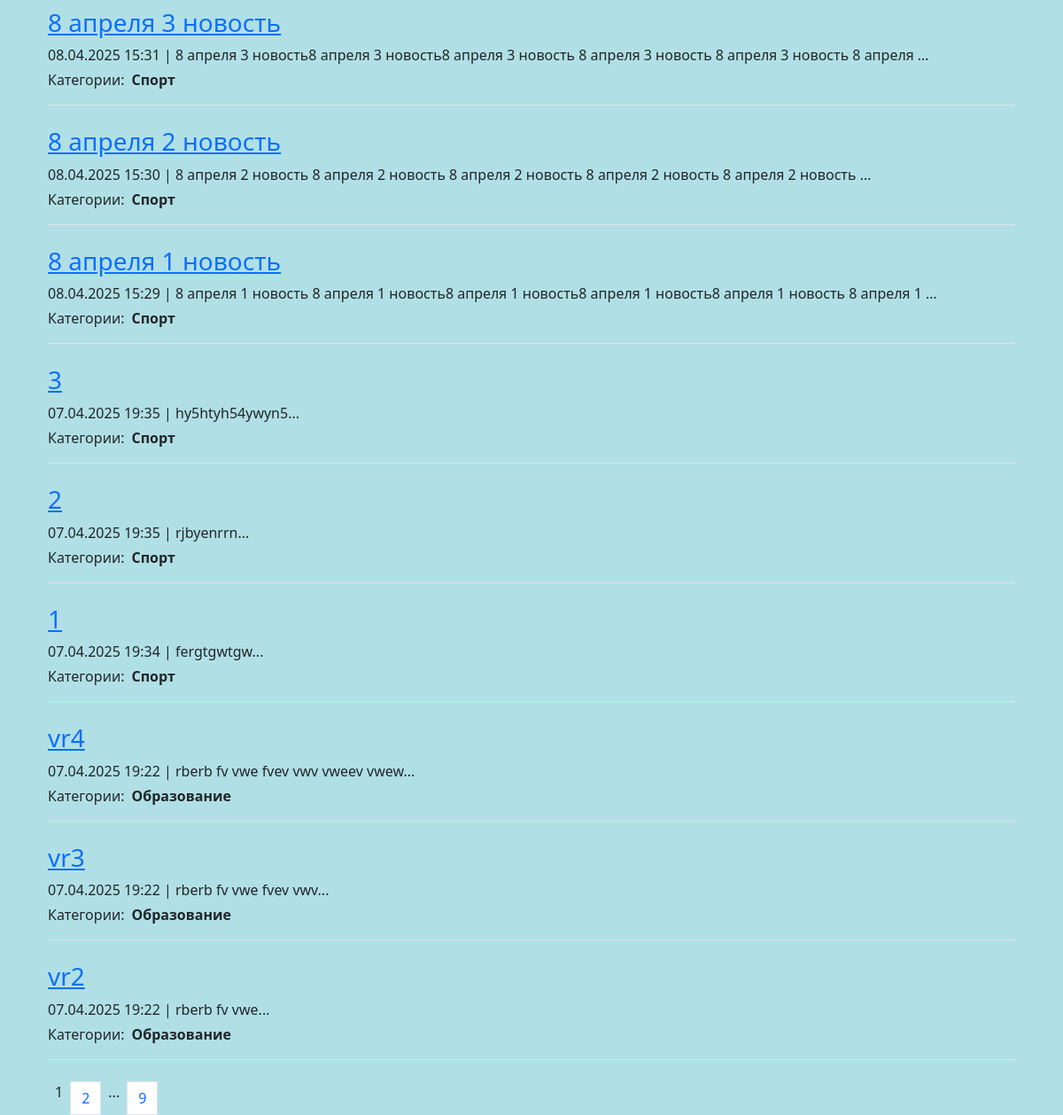
/ (lower part), run on an earlier commit of the app's database.
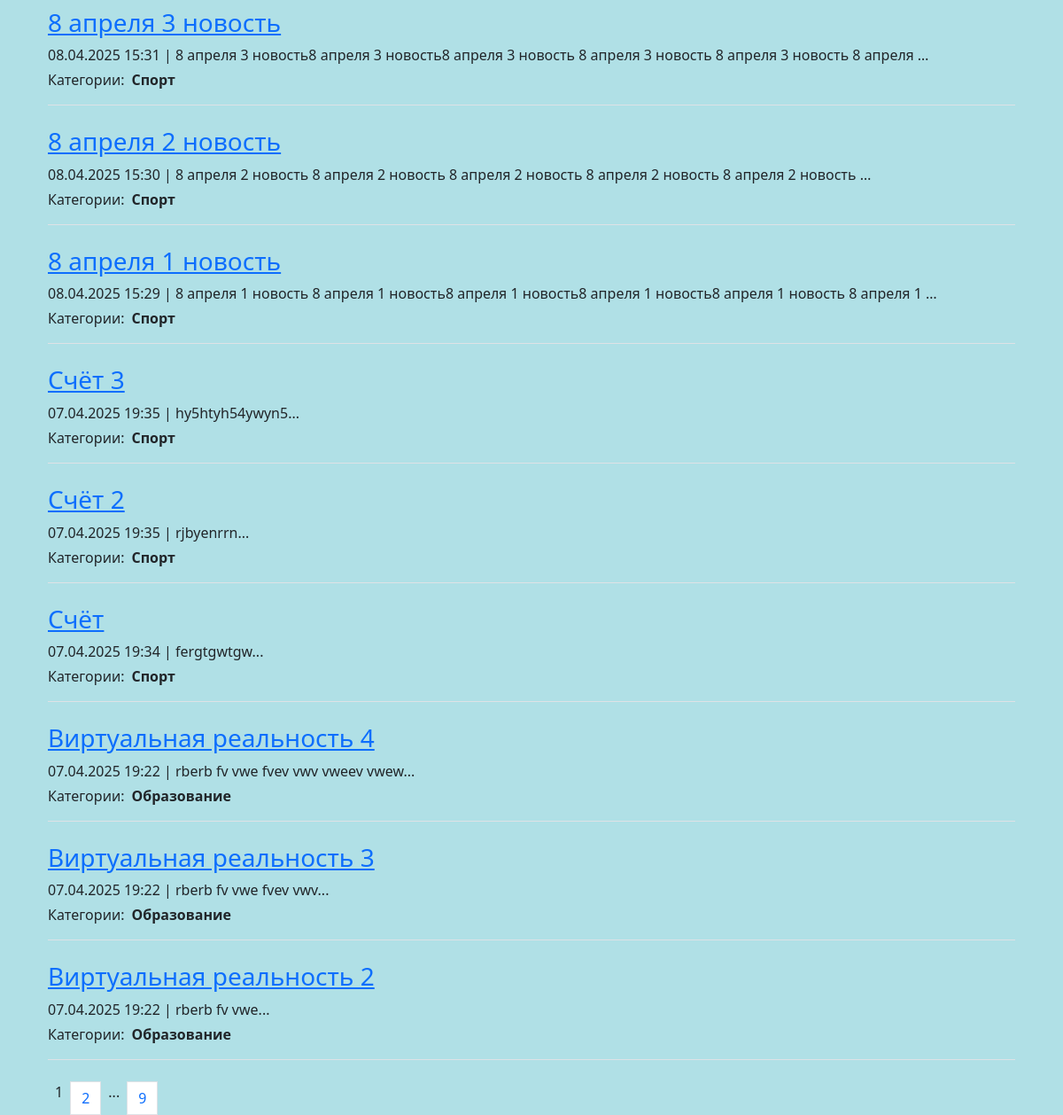
And on a later commit of the database.
### biblio/models.py (models this page shows, shortened)
class Post(models.Model):
    NEWS = 'NW'
    ARTICLE = 'AR'
    POST_TYPES = [
        (NEWS, 'Новость'),
        (ARTICLE, 'Статья')
    ]
    author = models.ForeignKey(Author, on_delete=models.CASCADE)
    post_type = models.CharField(max_length=2, choices=POST_TYPES)
    created_at = models.DateTimeField(auto_now_add=True)
    categories = models.ManyToManyField(Category, through='PostCategory')
    title = models.CharField(max_length=255)
    text = models.TextField()
    rating = models.IntegerField(default=0)
    def preview(self):
        return f"{self.text[:124]}..."  # Укороченный превью-текст

### biblio/views.py (the view)
# urls.py: path('', NewsList.as_view(), name='news_list'),
class NewsList(ListView):
    model = Post
    template_name = 'news/news_list.html'
    context_object_name = 'news'
    queryset = Post.objects.filter(post_type='NW').order_by('-created_at')
    paginate_by = 10
    def get_queryset(self):
        queryset = super().get_queryset().filter(post_type='NW')
        self.filterset = SearchPost(self.request.GET, queryset)
        return self.filterset.qs
    def get_context_data(self, **kwargs):
        context = super().get_context_data(**kwargs)
        context['filterset'] = self.filterset
        context['news_count'] = Post.objects.filter(post_type='NW').count()
        context['article_count'] = Post.objects.filter(post_type='AR').count()
        context['time_now'] = datetime.now()
        context['next_sale'] = "Распродажа в среду!"
        return context

### biblio/context_tz.py (called while the page is built)
def get_timezone(request):
    tzname = request.session.get('django_timezone', settings.TIME_ZONE)
    local_time = timezone.localtime(timezone.now(), pytz.timezone(tzname))
    return {
        'current_time': local_time,
        'timezones': pytz.common_timezones,
        'TIME_ZONE': tzname
    }

### biblio/models.py (called while the page is built)
    def __str__(self):
        return self.name

### biblio/templatetags/custom_filters.py (called while the page is built)
@register.filter()
def censor (value):
    for word in censor_list:
        value = value.replace(word[1:-1], "*" * len(word[1:-1]))
    return value

### biblio/templatetags/custom_tags.py (called while the page is built)
@register.simple_tag(takes_context=True)
def url_replace(context, **kwargs):
   d = context['request'].GET.copy()
   for k, v in kwargs.items():
       d[k] = v
   return d.urlencode()

### templates/news/news_list.html (shortened to what this page needs)
﻿{% extends 'default.html' %}
{% load custom_filters %}
{% load custom_tags %}
{% block content %}
<div class="container mt-3">
    <div class="news-list">
        {% if news %}
        {% for post in news %}
        <div class="post mb-4 border-bottom pb-3">
            <div class="d-flex align-items-center">
                <h3 class="mb-0 me-2"><a href="{% url 'biblio:news_detail' post.id %}">{{ post.title|censor }}</a></h3>
            </div>
            <div class="post-meta mt-2">
                <p class="mb-1">
                    {{ post.created_at|date:"d.m.Y H:i" }} | {{ post.preview|censor|truncatewords:20 }}
                </p>
                <div class="d-flex align-items-center flex-wrap">
                    <span class="me-2">Категории:</span>
                    {% for category in post.categories.all %}
                    <span class="d-inline-flex align-items-center me-3">
                        <strong>{{ category.name }}</strong>
                    </span>
                    {% endfor %}
                </div>
            </div>
        </div>
        {% endfor %}
        {% else %}
        <p>В этой категории новостей пока нет.</p>
        {% endif %}
        <div class="pagination mt-4">
            <span class="current-page mx-2">{{ page_obj.number }}</span>
            {% if page_obj.has_next %}
                <a href="?{% url_replace page=page_obj.next_page_number %}" class="page-link">{{ page_obj.next_page_number }}</a>
                {% if paginator.num_pages != page_obj.next_page_number %}
                    <span class="mx-2">...</span>
                    <a href="?{% url_replace page=page_obj.paginator.num_pages %}" class="page-link">{{ page_obj.paginator.num_pages }}</a>
                {% endif %}
            {% endif %}
        </div>
    </div>
</div>
{% endblock content %}

What changed in the data, as far as the page shows it:
changed Post "hy5htyh54ywyn5...": title|censor "3" → "Счёт 3"
changed Post "rjbyenrrn...": title|censor "2" → "Счёт 2"
changed Post "fergtgwtgw...": title|censor "1" → "Счёт"
changed Post "rberb fv vwe fvev vwv vweev vwew...": title|censor "vr4" → "Виртуальная реальность 4"
changed Post "rberb fv vwe fvev vwv...": title|censor "vr3" → "Виртуальная реальность 3"
changed Post "rberb fv vwe...": title|censor "vr2" → "Виртуальная реальность 2"
